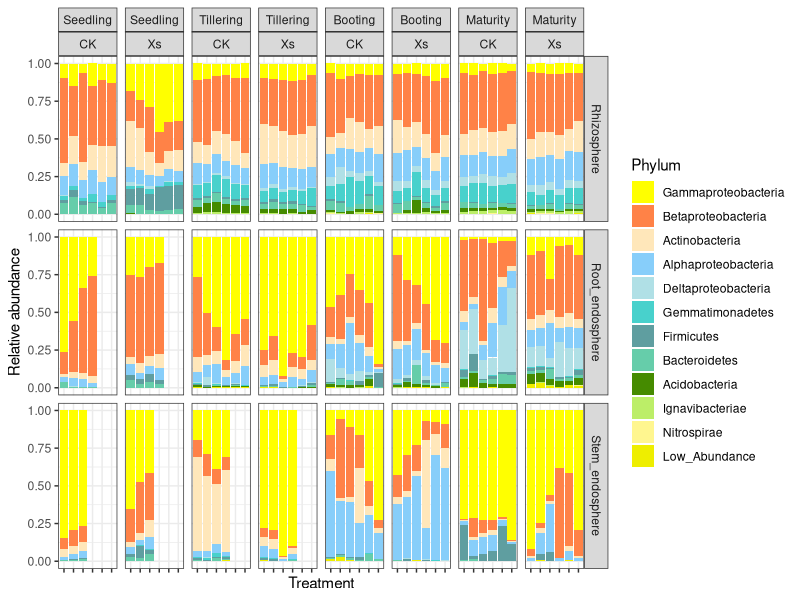

This figure's R source:
# Result1, Figuer A, microbiomes compsition
# Author: Xing Wang
# Data: April 6th 2023


getwd()
rm(list=ls()) # clean enviroment object
library("reshape2", quietly=T, warn.conflicts=F)
library(ggalluvial)

# Set ggplot2 drawing parameter, such as axis line and text size, lengend and title size, and so on.
main_theme = theme(panel.background=element_blank(),
                   panel.grid=element_blank(),
                   axis.line.x=element_line(size=.5, colour="black"),
                   axis.line.y=element_line(size=.5, colour="black"),
                   axis.ticks=element_line(color="black"),
                   axis.text=element_text(color="black", size=7),
                   legend.position="right",
                   legend.background=element_blank(),
                   legend.key=element_blank(),
                   legend.text= element_text(size=7),
                   text=element_text(family="sans", size=10))


# Public file 1. "design.txt"  Design of experiment
design = read.table("design.txt", header=T, row.names= 1, sep="\t")

# Public file 2. "otu_table.txt"  raw reads count of each OTU in each sample
otu_table = read.delim("otu.txt", row.names= 1,  header=T, sep="\t")

# Public file 3. "rep_seqs_tax.txt"  taxonomy for each OTU, tab seperated
taxonomy = read.delim("tax.txt", row.names= 1,header=F, sep="\t")
colnames(taxonomy) = c("kingdom","phylum","class","order","family","genus")


# select p__Proteobacteria line
idx = taxonomy$phylum == "p__Proteobacteria"

taxonomy$full=as.character(taxonomy$phylum)

taxonomy[idx,]$full=as.character(taxonomy[idx,]$class)

tax_count = merge(taxonomy, otu_table, by="row.names")


tax_count_sum = aggregate(tax_count[,-(1:10)], by=tax_count[10], FUN=sum) # mean

rownames(tax_count_sum) = tax_count_sum$full

tax_count_sum = tax_count_sum[,-1]

per = t(t(tax_count_sum)/colSums(tax_count_sum,na=T)) * 100 # normalization to total 100



mean_sort = per[(order(-rowSums(per))), ] # decrease sort
colSums(mean_sort)


mean_sort=as.data.frame(mean_sort)
other = colSums(mean_sort[12:dim(mean_sort)[1], ])
mean_sort = mean_sort[1:(12-1), ]
mean_sort = rbind(mean_sort,other)
rownames(mean_sort)[12] = c("Low Abundance")



write.table(mean_sort, file="RA.txt", append = F, sep="\t", quote=F, row.names=T, col.names=T)

topN=rownames(mean_sort)

rm(list=ls()) 

sub_merge <- read.table('RA_upload.txt', row.names = 1, stringsAsFactors = FALSE, check.names = FALSE)
library(ggplot2)
sub_merge$Period<-factor(sub_merge$Period,levels=c("Seedling", "Tillering", "Booting", "Maturity"), 
                         labels = c("Seedling", "Tillering", "Booting", "Maturity"))
sub_merge$Phylum<-factor(sub_merge$Phylum,levels=c("Gammaproteobacteria",
                                                   "Betaproteobacteria",
                                                   "Actinobacteria",
                                                   "Alphaproteobacteria",
                                                   "Deltaproteobacteria",
                                                   "Gemmatimonadetes",
                                                   "Firmicutes",
                                                    "Bacteroidetes",
                                                    "Acidobacteria",
                                                    "Ignavibacteriae",
                                                    "Nitrospirae",
                                                    "Low_Abundance"))
phy.cols <- c("#FFFF00", "#FF8247", 
              "#FFE7BA", "#87CEFA",
              "#B0E0E6", "#48D1CC",
              "#5F9EA0", "#66CDAA",
              "#458B00", "#BCEE68",
              "#FFF68F", "#EEEE00") 
p=ggplot(sub_merge, aes(x = TreatmentID, y = RA, fill=Phylum)) +
  geom_bar(stat='identity', position = "fill")+  
  labs(x="Treatment",y="Relative abundance")+
  facet_grid(Comparts~Period+Treatment,scales= "free" ,space= "free")+
  theme_bw()+
  scale_fill_manual(values=phy.cols ) 
p=p+theme(axis.text.x = element_blank())
p
ggsave("RA.pdf", p, width = 10, height = 8)
ggsave("RA.png", p, width = 10, height = 8)